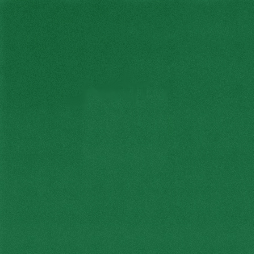
#> input picture img/mesa.png, 254 x 254 px
$ python 'arquivo 3.py'
#> lines starting #> are read from the running program, lines starting #| are printed output that depends on the picture
import cv2

img_mesa = cv2.imread("../img/mesa.png")
#> img_mesa is the input picture: shape (254, 254, 3); mean B, G, R 62.9, 105.1, 26.8
cv2.imshow("Original", img_mesa)

img_ficha = cv2.imread("../img/ficha2.png")
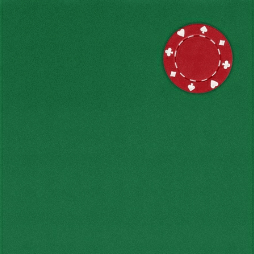
#> input picture img/ficha2.png, 254 x 254 px
#> img_ficha is the input picture: shape (254, 254, 3); mean B, G, R 62, 101.4, 35
cv2.imshow("Original", img_ficha)

img_novo = cv2.subtract(img_ficha, img_mesa)
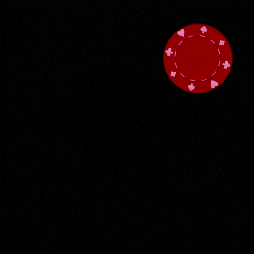
#> img_novo: shape (254, 254, 3); mean B, G, R 2, 1.8, 9.7
cv2.imshow("aaa", img_novo)
cv2.waitKey()
